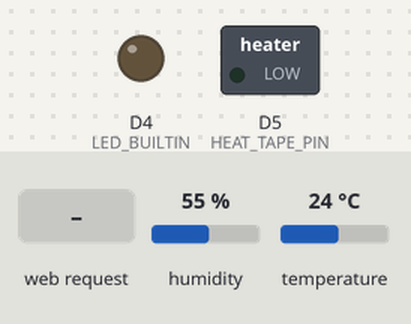
The sketch below on a simulated ESP8266 (Wemos D1 mini). Parts: switched loads named in the sketch (green lamp = pin HIGH), output pins drawn as LEDs (lit = HIGH, except the on-board LED, lit = LOW). The test bench sets the inputs (shaded band); at power-on: temperature 24 °C, humidity 55 %. WiFi joins after 1.5 s; servers stay silent unless stated; not simulated (calls return 0 or success): env.h; what the sketch prints to the serial monitor is not drawn.

Above: at 2.7 s.
2.8 s: HTTP request GET /indicator-light/toggle received
At 3.6 s:
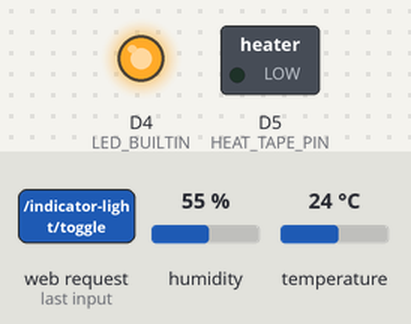
11.5 s: HTTP request GET /indicator-light/toggle received
At 12.6 s:
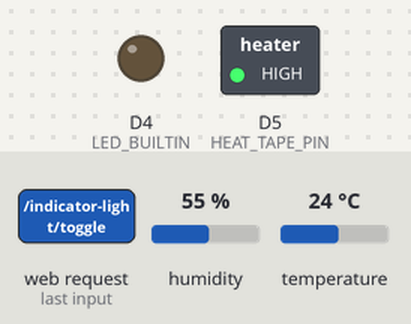
13.0 s: temperature set to 37.1 °C
21.2 s: temperature set to 38.2 °C
At 30.7 s:
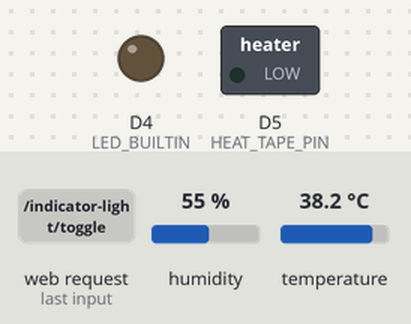
31.5 s: temperature set to 12 °C
At 40.7 s:
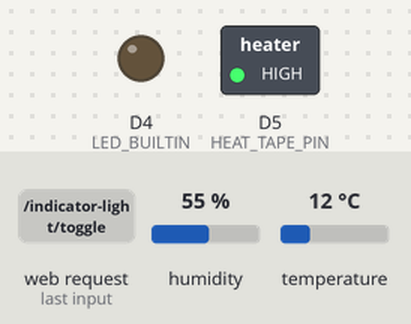
Timing chart, 0 to 42.2 s (numbered marks = the images above; inputs shaded):
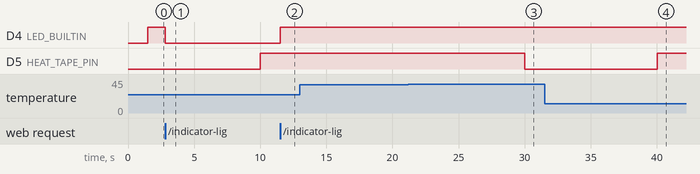

Measured:
- the behaviour switches between 37.5 and 37.6 °C on temperature (found by bisection; images 2 and 3)
- after the input at 2.8 s, D4 (LED_BUILTIN): HIGH → LOW at once
- after the input at 11.5 s, D4 (LED_BUILTIN): LOW → HIGH at once
- after the input at 13.0 s, every drawn part: stays the same
- after the input at 21.2 s, D5 (HEAT_TAPE_PIN): HIGH → LOW after 8.8 s
- after the input at 31.5 s, D5 (HEAT_TAPE_PIN): LOW → HIGH after 8.5 s

The sketch:

Incubator_Control_Script.ino
```cpp
#include <string>
#include <map>

#include <WiFiClient.h>
#include <ESP8266WiFi.h>
#include <ESP8266WebServer.h>
#include <DHTesp.h>

#include "htmlPage.h"
#include "PinState.h"
#include "Scheduler.h"
#include "TempMonitor.h"
#include "env.h"

// Pins
#define DHT_PIN D7
#define HEAT_TAPE_PIN D5

// Network config
const char * DEVICE_NAME = "Incubator"; /* Name the device on your network */
const IPAddress STATIC_IP(192, 168, 0, 200); /* Configure a static ip for the device */
const IPAddress GATEWAY(192, 168, 0, 1);
const IPAddress DNS(8, 8, 8, 8);

// Global variables
Scheduler scheduler;
DHTesp dht;
ESP8266WebServer server(80); // The web server responsible for creating the control panel page
std::map<std::string, PinState> state; // Hold the state of the pins and the dht readings

void initializeState() {
  state["INDICATOR_LIGHT"] = PinState(false);
  state["HEAT_TAPE"] = PinState(false);
  state["EXPECTED_INTERNAL_TEMPERATURE"] = PinState(37.5f);
}

// Read the state of input pins
void readPins() {
  float t = dht.getTemperature();
  state["INTERNAL_TEMPERATURE"] = PinState(t);

  float h = dht.getHumidity();
  state["INTERNAL_HUMIDITY"] = PinState(h);
}

// Set state of output pins
void setPins() {
  digitalWrite(LED_BUILTIN, (state["INDICATOR_LIGHT"].boolValue) ? LOW : HIGH); // HIGH = off, LOW = on
  digitalWrite(HEAT_TAPE_PIN, (state["HEAT_TAPE"].boolValue) ? HIGH : LOW);
}

// Set pin modes
void initializePinModes() {
  pinMode(LED_BUILTIN, OUTPUT);
  pinMode(DHT_PIN, INPUT_PULLUP);
  pinMode(HEAT_TAPE_PIN, OUTPUT);
}

// Initialize the network settings and connection
void initializeWifi() {
  WiFi.mode(WIFI_STA);
  WiFi.hostname(DEVICE_NAME);
  WiFi.begin(NETWORK_SSID, NETWORK_PASSWORD);

  Serial.println(F(""));
  Serial.println(F("Configuring wifi"));
  while (!WiFi.config(STATIC_IP, DNS, GATEWAY)) {
    delay(100);
    Serial.print(F("."));
  }

  Serial.println(F(""));
  Serial.print(F("Connecting to "));
  Serial.println(NETWORK_SSID);
  while (WiFi.status() != WL_CONNECTED) {
    delay(500);
    Serial.print(F("."));
  }
  Serial.println(F(""));
  Serial.print(F("IP address: "));
  Serial.println(WiFi.localIP());
}

// Replace template variables in html page
String processHtml() {
  String s = htmlPage;
  s.replace("{{INDICATOR_LIGHT}}", (state["INDICATOR_LIGHT"].boolValue) ? "ON" : "OFF");
  s.replace("{{INTERNAL_TEMPERATURE}}", String(state["INTERNAL_TEMPERATURE"].floatValue));
  s.replace("{{INTERNAL_HUMIDITY}}", String(state["INTERNAL_HUMIDITY"].floatValue));
  s.replace("{{HEAT_TAPE}}", (state["HEAT_TAPE"].boolValue) ? "ON" : "OFF");
  s.replace("{{EXPECTED_INTERNAL_TEMPERATURE}}", String(state["EXPECTED_INTERNAL_TEMPERATURE"].floatValue));
  return s;
}

// Serve html page
void handleRoot() {
  if (server.args() > 0) {
    for (int i = 0; i < server.args(); i++) {
      if (server.argName(i) == "EXPECTED_INTERNAL_TEMPERATURE") {
        state["EXPECTED_INTERNAL_TEMPERATURE"] = server.arg(i).toFloat();
      }
    }
  }

  server.send(200, "text/html", String(processHtml()));
}

// Toggle indicator light
void handleIndicatorLightToggle() {
  state["INDICATOR_LIGHT"].toggleBoolValue();

  server.sendHeader("Location", String("/"), true);
  server.send(302, "text/plain", "");
}

// Toggle heat tape
void handleHeatTapeToggle() {
  state["HEAT_TAPE"].toggleBoolValue();

  server.sendHeader("Location", String("/"), true);
  server.send(302, "text/plain", "");
}

// Turn on heat tape
void raiseTemperature() {
  state["HEAT_TAPE"].setBoolValue(true);
}

// Turn off heat tape
void lowerTemperature() {
  state["HEAT_TAPE"].setBoolValue(false);
}

void noOp() {}

// Monitor the temperature state value and change heat tape state accordingly
void monitorTemperature() {
  tempMonitor(state["INTERNAL_TEMPERATURE"].floatValue, state["EXPECTED_INTERNAL_TEMPERATURE"].floatValue, &raiseTemperature, &lowerTemperature, &noOp);
}

// Arduino setup function
void setup(void) {
  Serial.begin(115200);

  initializePinModes();
  initializeState();

  dht.setup(DHT_PIN, DHTesp::DHT22);

  initializeWifi();

  // Initialize the web server
  server.on("/", handleRoot);
  server.on("/indicator-light/toggle", handleIndicatorLightToggle);
  server.on("/heat-tape/toggle", handleHeatTapeToggle);
  server.begin();
  Serial.println(F("Server started"));
}

// Arduino loop function
void loop(void) {
  server.handleClient();

  scheduler.every(10000, "readPins", readPins);
  scheduler.every(10000, "monitorTemperature", monitorTemperature);
  setPins();
}
```

Scheduler.cpp
```cpp
#include "Scheduler.h"

#include <Arduino.h>
#include <string>

void Scheduler::every(unsigned long interval, std::string id, void (*f)()) {
  unsigned long ms = millis();
  unsigned long prevMS = previousCalls[id] | 0;
  if (ms - prevMS >= interval) {
    previousCalls[id] = ms;
    f();
  }
}
```

Scheduler.h
```cpp
#ifndef SCHEDULER_H
#define SCHEDULER_H

#include <map>
#include <string>

class Scheduler {
  private:
    std::map<std::string, unsigned long> previousCalls;

  public:
    void every(unsigned long interval, std::string id, void (*f)());
};

#endif
```

TempMonitor.cpp
```cpp
#include "TempMonitor.h"

void tempMonitor(float currentValue, float expectedValue, void (*lFunc)(), void (*hFunc)(), void (*eqFunc)()) {
  if (currentValue > expectedValue) {
    hFunc();
    return;
  }
  if (currentValue < expectedValue) {
    lFunc();
    return;
  }
  if (currentValue == expectedValue) {
    eqFunc();
    return;
  }
}

void tempMonitor(float currentValue, float minValue, float maxValue, void (*lFunc)(), void (*hFunc)(), void (*eqFunc)()) {
  if (currentValue > maxValue) {
    hFunc();
    return;
  }
  if (currentValue < minValue) {
    lFunc();
    return;
  }
  if (currentValue > minValue && currentValue < maxValue) {
    eqFunc();
    return;
  }
}
```

TempMonitor.h
```cpp
#ifndef TEMPMONITOR_H
#define TEMPMONITOR_H

void tempMonitor(float currentValue, float expectedValue, void (*lFunc)(), void (*hFunc)(), void (*eqFunc)());
void tempMonitor(float currentValue, float minValue, float maxValue, void (*lFunc)(), void (*hFunc)(), void (*eqFunc)());

#endif
```

htmlPage.h
```cpp
const char htmlPage[] PROGMEM = R"=(
  <!DOCTYPE HTML>
  <html>
    <head>
      <title>Incubator</title>
      <meta name="viewport" content="width=device-width, initial-scale=1.0">
      <link href="https://cdn.jsdelivr.net/npm/bootstrap@5.0.2/dist/css/bootstrap.min.css" rel="stylesheet" integrity="sha384-EVSTQN3/azprG1Anm3QDgpJLIm9Nao0Yz1ztcQTwFspd3yD65VohhpuuCOmLASjC" crossorigin="anonymous">
    </head>
    <body class="container">
      <div class="row">
        <header id="main-header" class="col">
          <h1 class="w-100 text-center">Incubator</h1>
        </header>
      </div>
      <div class="row row-cols-1 row-cols-md-2 row-cols-lg-3">
        <div id="expected-temperature" class="col card rounded" onclick="">
          <div class="card-body">
            <h2 class="title">Expected Temperature</h2>
            <form class="d-flex justify-content-between flex-wrap-none value" action="/">
              <input id="EXPECTED_INTERNAL_TEMPERATURE" name="EXPECTED_INTERNAL_TEMPERATURE" type="text" class="value" value="{{EXPECTED_INTERNAL_TEMPERATURE}}" />
              <p> &#8451</p>
              <input type="submit" class="button" value="Set"/>
            </form>
          </div>
        </div>
        <div id="indicator-light" class="col card rounded" onclick="window.location.assign('/indicator-light/toggle')">
          <div class="card-body">
            <h2 class="card-title">D1 Mini Built-in Led</h2>
            <p class="card-text">{{INDICATOR_LIGHT}}</p>
          </div>
        </div>
        <div id="internal-temperature" class="col card rounded" onclick="">
          <div class="card-body">
            <h2 class="title">Internal Temperature</h2>
            <p class="value">{{INTERNAL_TEMPERATURE}} &#8451</p>
          </div>
        </div>
        <div id="internal-humidity" class="col card rounded" onclick="">
          <div class="card-body">
            <h2 class="title">Internal Humidity</h2>
            <p class="value">{{INTERNAL_HUMIDITY}} %</p>
          </div>
        </div>
        <div id="heat-tape" class="col card rounded" onclick="window.location.assign('/heat-tape/toggle')">
          <div class="card-body">
            <h2 class="title">Heat Tape</h2>
            <p class="value">{{HEAT_TAPE}}</p>
          </div>
        </div>
      </div>
      <script src="https://cdn.jsdelivr.net/npm/bootstrap@5.0.2/dist/js/bootstrap.bundle.min.js" integrity="sha384-MrcW6ZMFYlzcLA8Nl+NtUVF0sA7MsXsP1UyJoMp4YLEuNSfAP+JcXn/tWtIaxVXM" crossorigin="anonymous"></script>
      <script src="https://code.jquery.com/jquery-3.5.1.min.js"></script>
    </body>
    <style>
      .card { cursor: pointer; }
    </style>
  </html>
)=";
```

PinState.cpp
```cpp
#include "PinState.h"

// Constructors
PinState::PinState() : boolValue(), integerValue() {}
PinState::PinState(bool value) : boolValue(value) {}
PinState::PinState(int value) : integerValue(value) {}
PinState::PinState(float value) : floatValue(value) {}

// Methods
void PinState::setBoolValue(bool value) {
  boolValue = value;
}
void PinState::toggleBoolValue() {
  boolValue = !boolValue;
}
void PinState::setIntegerValue(int value) {
  integerValue = value;
}
void PinState::incrementIntValue(int value = 1) {
  integerValue += value;
}
void PinState::decrementIntValue(int value = 1) {
  integerValue -= value;
}
void PinState::setFloatValue(float value) {
  floatValue = value;
}
void PinState::incrementFloatValue(float value = 1) {
  floatValue += value;
}
void PinState::decrementFloatValue(float value = 1) {
  floatValue -= value;
}
```

PinState.h
```cpp
#ifndef PINSTATE_H
#define PINSTATE_H

struct PinState {
  // Properties
  bool boolValue;
  int integerValue;
  float floatValue;

  // Constructors
  PinState();
  PinState(bool value);
  PinState(int value);
  PinState(float value);

  // Methods
  void setBoolValue(bool value);
  void toggleBoolValue();
  void setIntegerValue(int value);
  void incrementIntValue(int value);
  void decrementIntValue(int value);
  void setFloatValue(float value);
  void incrementFloatValue(float value);
  void decrementFloatValue(float value);
};

#endif
```
